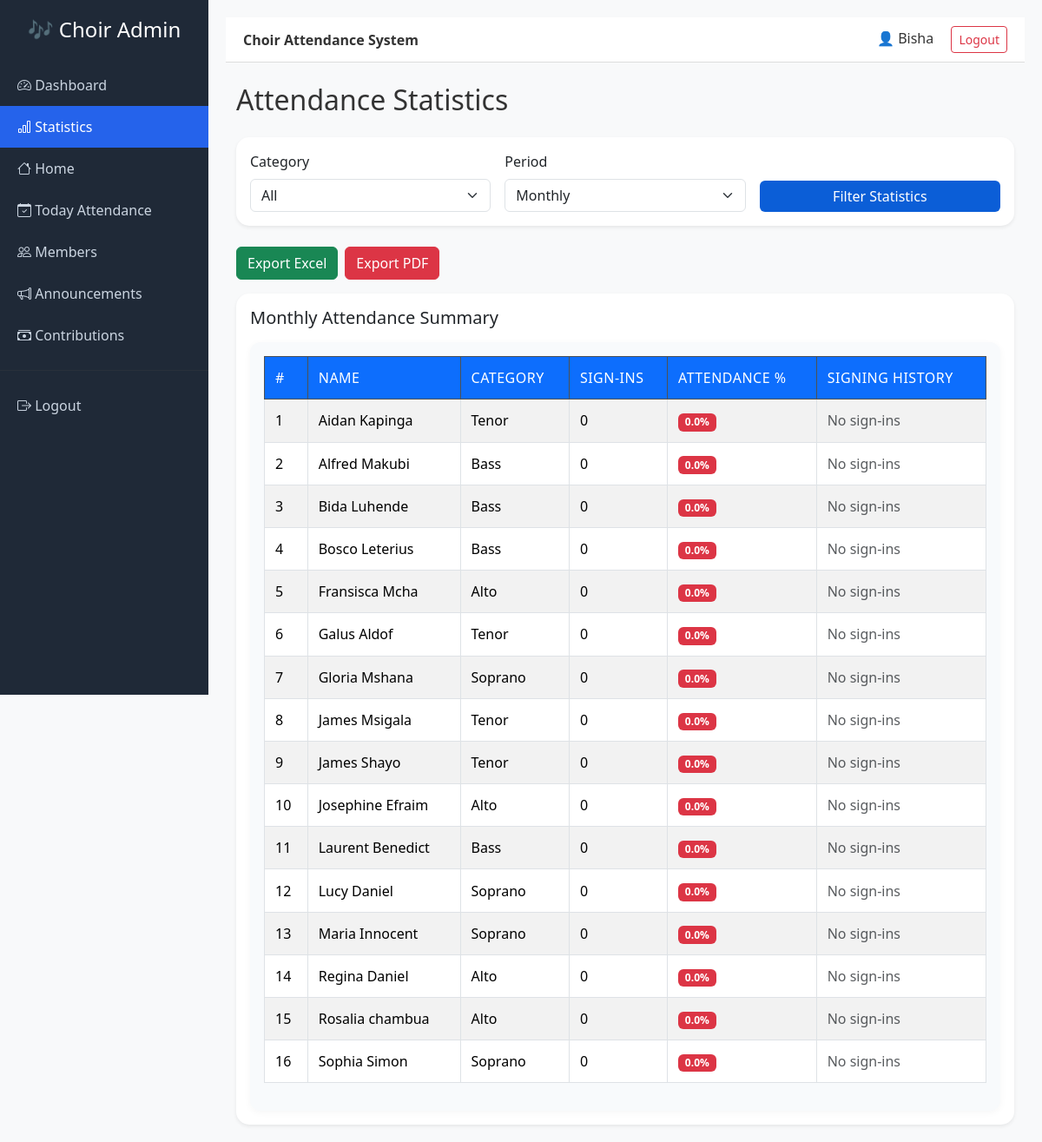
The app's page /statistics (signed in) with its own data.
### models.py (models this page shows)
class User(Base):
    __tablename__ = "users"
    id = Column(Integer, primary_key=True)
    username = Column(String(50), unique=True, nullable=False)
    password_hash = Column(String(255), nullable=False)
    is_admin = Column(Boolean, default=False)

class Member(Base):
    __tablename__ = "members"
    id = Column(Integer, primary_key=True)
    name = Column(String(100), nullable=False)
    category = Column(String(20), nullable=False)  # Soprano, Alto, Tenor, Bass
    signins = relationship(
        "SignIn",
        back_populates="member",
        cascade="all, delete"
    )

### app.py (the view)
@app.route("/statistics")
@admin_required
def attendance_statistics():
    category = request.args.get("category", "All")
    period = request.args.get("period", "monthly")
    today = date.today()
    if period == "weekly":
        start_date = today - timedelta(days=today.weekday())
        total_days = 3   # Tue, Wed, Sat
    else:
        start_date = today.replace(day=1)
        total_days = 12   # approx choir meetings per month
    query = db_session.query(Member)
    if category != "All":
        query = query.filter(Member.category == category)
    members = query.order_by(Member.name).all()
    stats = []
    for member in members:
        signins = db_session.query(SignIn)\
            .filter(
                SignIn.member_id == member.id,
                SignIn.sign_date >= start_date
            ).all()
        sign_count = len(signins)
        percentage = round((sign_count / total_days) * 100, 1)
        dates = [
            s.sign_date.strftime("%d %b")
            for s in signins
        ]
        stats.append({
            "name": member.name,
            "category": member.category,
            "count": sign_count,
            "percentage": percentage,
            "dates": ", ".join(dates)
        })
    return render_template(
        "statistics.html",
        stats=stats,
        category=category,
        period=period
    )

### app.py (called while the page is built)
@login_manager.user_loader
def load_user(user_id):
    user = db_session.get(User, int(user_id))   # ✅ FIXED
    return UserLogin(user) if user else None

def admin_required(f):
    @wraps(f)
    @login_required
    def decorated(*args, **kwargs):
        if not current_user.is_admin:
            flash("No permission", "danger")
            return redirect(url_for("member_sign"))
        return f(*args, **kwargs)
    return decorated

### templates/statistics.html (shortened to what this page needs)
{% extends "base.html" %}
{% block content %}
<div class="container mt-4">
    <h2 class="mb-4">Attendance Statistics</h2>
    <div class="card shadow-sm p-3 mb-4">
        <form method="GET" class="row g-3">
            <div class="col-md-4">
                <label class="form-label">Category</label>
                <select name="category" class="form-select">
                    <option value="All"
                        {% if category == "All" %}selected{% endif %}>
                        All
                    </option>
                </select>
            </div>
            <div class="col-md-4">
                <label class="form-label">Period</label>
                <select name="period" class="form-select">
                    <option value="monthly"
                        {% if period == "monthly" %}selected{% endif %}>
                        Monthly
                    </option>
                </select>
            </div>
            <div class="col-md-4 d-flex align-items-end">
                <button class="btn btn-primary w-100">
                    Filter Statistics
                </button>
            </div>
        </form>
    </div>
    <div class="d-flex gap-2 mb-3">
    <a href="{{ url_for('export_statistics', category=category, period=period, type='excel') }}"
       class="btn btn-success">
        Export Excel
    </a>
    <a href="{{ url_for('export_statistics', category=category, period=period, type='pdf') }}"
       class="btn btn-danger">
        Export PDF
    </a>
</div>
    <div class="card shadow-sm">
        <div class="card-body">
            <h5 class="mb-3">
                {{ period.capitalize() }} Attendance Summary
            </h5>
            {% if stats %}
            <div class="table-responsive">
                <table class="table table-bordered table-striped align-middle">
                    <thead class="table-dark">
                        <tr>
                            <th>#</th>
                            <th>Name</th>
                            <th>Category</th>
                            <th>Sign-ins</th>
                            <th>Attendance %</th>
                            <th>Signing History</th>
                        </tr>
                    </thead>
                    <tbody>
                        {% for s in stats %}
                        <tr>
                            <td>{{ loop.index }}</td>
                            <td>{{ s.name }}</td>
                            <td>{{ s.category }}</td>
                            <td>{{ s.count }}</td>
                            <td>
                                {% if s.percentage >= 75 %}
                                    <span class="badge bg-success">
                                        {{ s.percentage }}%
                                    </span>
                                {% elif s.percentage >= 50 %}
                                    <span class="badge bg-warning text-dark">
                                        {{ s.percentage }}%
                                    </span>
                                {% else %}
                                    <span class="badge bg-danger">
                                        {{ s.percentage }}%
                                    </span>
                                {% endif %}
                            </td>
                            <td>
                                {% if s.dates %}
                                    {{ s.dates }}
                                {% else %}
                                    <span class="text-muted">
                                        No sign-ins
                                    </span>
                                {% endif %}
                            </td>
                        </tr>
                        {% endfor %}
                    </tbody>
                </table>
            </div>
            {% else %}
            <div class="text-center text-muted p-4">
                No attendance records found
            </div>
            {% endif %}
        </div>
    </div>
</div>
{% endblock %}

### templates/base.html (shortened to what this page needs)
<!doctype html>
<html lang="en">
<head>
  <link href="https://cdn.jsdelivr.net/npm/bootstrap@5.3.3/dist/css/bootstrap.min.css" rel="stylesheet">
  <link href="https://cdn.jsdelivr.net/npm/bootstrap-icons@1.11.3/font/bootstrap-icons.css" rel="stylesheet">
  <link rel="stylesheet" href="{{ url_for('static', filename='style.css') }}">
</head>
<body>
{% if current_user.is_authenticated and current_user.is_admin %}
<div class="sidebar">
  <h4>🎶 Choir Admin</h4>
  <a class="{% if request.endpoint=='admin_dashboard' %}active{% endif %}"
     href="{{ url_for('admin_dashboard') }}">
     <i class="bi bi-speedometer2"></i> Dashboard
  </a>
  <a class="{% if request.endpoint=='attendance_statistics' %}active{% endif %}"
   href="{{ url_for('attendance_statistics') }}">
   <i class="bi bi-bar-chart"></i> Statistics
 </a>
  <a class="{% if request.endpoint=='index' %}active{% endif %}"
     href="{{ url_for('index') }}">
     <i class="bi bi-house"></i> Home
  </a>
  <a class="{% if request.endpoint=='today_attendance' %}active{% endif %}"
     href="{{ url_for('today') }}">
     <i class="bi bi-calendar-check"></i> Today Attendance
  </a>
  <a class="{% if request.endpoint=='members' %}active{% endif %}"
     href="{{ url_for('members') }}">
     <i class="bi bi-people"></i> Members
  </a>
  <a class="{% if request.endpoint=='announcements' %}active{% endif %}"
     href="{{ url_for('announcements') }}">
     <i class="bi bi-megaphone"></i> Announcements
  </a>
  <a class="{% if request.endpoint=='contributions' %}active{% endif %}"
     href="{{ url_for('contributions') }}">
     <i class="bi bi-cash-stack"></i> Contributions
  </a>
  <hr style="border-color:#444;">
  <a href="{{ url_for('logout') }}">
    <i class="bi bi-box-arrow-right"></i> Logout
  </a>
</div>
{% endif %}
<div class="content">
  <div class="topbar">
    <div>
      <strong>Choir Attendance System</strong>
    </div>
    <div>
      {% if current_user.is_authenticated %}
        <span class="me-3">👤 {{ current_user.username }}</span>
        <a href="{{ url_for('logout') }}" class="btn btn-sm btn-outline-danger">Logout</a>
      {% else %}
        <a href="{{ url_for('login') }}" class="btn btn-sm btn-primary">Login</a>
      {% endif %}
    </div>
  </div>
  {% block content %}{% endblock %}
</div>
</body>
</html>

### static/style.css (style rules this page uses)
body { background-color: #f8fafc; font-family: 'Segoe UI', Tahoma, Geneva, Verdana, sans-serif; color: #333; }
.card { border-radius: 1rem; border: none; }
.table th { background-color: #0d6efd; color: #fff; font-weight: 500; text-transform: uppercase; letter-spacing: 0.5px; }
.table td, .table th { padding: 0.75rem; }
.btn-primary { background-color: #0d6efd; border: none; }
.card-body > div { overflow-x: auto; }
body { background-color: #f1f5f9; font-family: 'Segoe UI', Tahoma, Geneva, Verdana, sans-serif; color: #333; }
.card { background-color: #ffffff; border-radius: 1rem; border: none; box-shadow: 0 4px 12px rgba(0,0,0,0.05); }
.btn-primary { background-color: #0b5ed7; border: none; font-weight: 500; transition: background-color 0.3s ease; }
.card-body > div { background-color: #f8fafc; padding: 1rem; border-radius: 0.75rem; box-shadow: 0 2px 8px rgba(0,0,0,0.04); }
.card { border-radius: 15px; border: none; }

### templates/base.html (style rules this page uses)
body { margin: 0; background-color: #f8f9fa; }
.sidebar { position: fixed; top: 0; left: 0; width: 240px; height: 100vh; background: #1f2937; color: white; padding-top: 20px; }
.sidebar h4 { text-align: center; margin-bottom: 25px; }
.sidebar a { display: block; padding: 12px 20px; color: #cbd5e1; text-decoration: none; transition: 0.3s; }
.sidebar a.active { background: #2563eb; color: white; }
.content { margin-left: 240px; padding: 20px; }
.topbar { background: white; padding: 10px 20px; border-bottom: 1px solid #ddd; margin-bottom: 20px; display: flex; justify-content: space-between; align-items: center; }
.card { border-radius: 15px; border: none; }

### records on screen
User: username "Bisha"
Member: name "Aidan Kapinga", category "Tenor", count "0", percentage "0.0"
Member: name "Alfred Makubi", category "Bass", count "0", percentage "0.0"
Member: name "Bida Luhende", category "Bass", count "0", percentage "0.0"
Member: name "Bosco Leterius", category "Bass", count "0", percentage "0.0"
Member: name "Fransisca Mcha", category "Alto", count "0", percentage "0.0"
Member: name "Galus Aldof", category "Tenor", count "0", percentage "0.0"
Member: name "Gloria Mshana", category "Soprano", count "0", percentage "0.0"
Member: name "James Msigala", category "Tenor", count "0", percentage "0.0"
Member: name "James Shayo", category "Tenor", count "0", percentage "0.0"
Member: name "Josephine Efraim", category "Alto", count "0", percentage "0.0"
Member: name "Laurent Benedict", category "Bass", count "0", percentage "0.0"
Member: name "Lucy Daniel", category "Soprano", count "0", percentage "0.0"
Member: name "Maria Innocent", category "Soprano", count "0", percentage "0.0"
Member: name "Regina Daniel", category "Alto", count "0", percentage "0.0"
Member: name "Rosalia chambua", category "Alto", count "0", percentage "0.0"
Member: name "Sophia Simon", category "Soprano", count "0", percentage "0.0"

### other values on screen
{{ period.capitalize() }} "Monthly"
